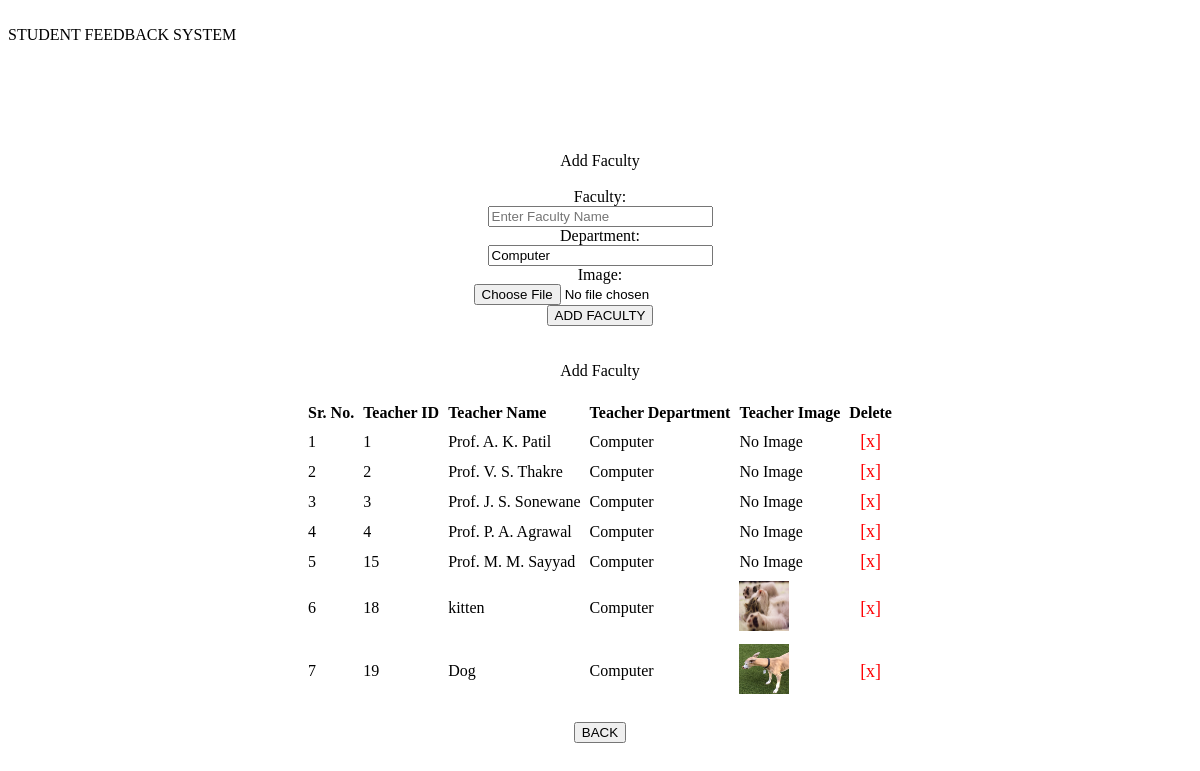
/FeedbackSystem/add_teacher.php (signed in), run on the app's committed database.
### tables this page shows
CREATE TABLE IF NOT EXISTS `add_teacher` (
`t_id` int(80) NOT NULL,
  `t_name` varchar(255) NOT NULL,
  `t_department` varchar(255) NOT NULL,
  `t_image` varchar(255) DEFAULT NULL
);

### FeedbackSystem/add_teacher.php (the view, shortened to what this page needs)
<?php
include("configASL.php");
$aid=$_SESSION['aid'];
$x=mysqli_query($al,"select * from admin where aid='$aid'");
$y=mysqli_fetch_array($x);
$department=$y['department'];
?>
<!doctype html>
<html>
<head>
<link href="style.css" rel="stylesheet" type="text/css" />
</head>
<body>
<div id="topHeader">
    <br />
    <span class="tag">STUDENT FEEDBACK SYSTEM</span>
</div>
<br>
<br>
<br>
<br>
<div id="content" align="center">
<br>
<br>
<span class="SubHead">Add Faculty</span>
<br>
<br>
<form method="post" action="" enctype="multipart/form-data">
    <div id="table">
        <div class="tr">
            <div class="td">
                <label>Faculty:</label>
            </div>
            <div class="td">
                <input type="text" name="fc" size="25" required placeholder="Enter Faculty Name" />
            </div>
        </div>
        <div class="tr">
            <div class="td">
                <label>Department:</label>
            </div>
            <div class="td">
                <input type="text" name="department" size="25" required placeholder="Enter Department" value="<?php echo $department; ?>" readonly />
            </div>
        </div>
        <div class="tr">
            <div class="td">
                <label>Image:</label>
            </div>
            <div class="td">
                <input type="file" name="teacher_image" accept="image/*" required />
            </div>
        </div>
    </div>
    <div class="tdd">
        <input type="submit" value="ADD FACULTY" />
    </div>
    <br>
    <br>
    <span class="SubHead">Add Faculty</span>
    <br>
    <br>
    <table border="0" cellpadding="3" cellspacing="3">
        <tr style="font-weight:bold;">
            <td>Sr. No.</td>
            <td>Teacher ID</td>
            <td>Teacher Name</td>
            <td>Teacher Department</td>
            <td>Teacher Image</td>
            <td>Delete</td>
        </tr>
        <?php
        $sr=1;
        $h=mysqli_query($al,"SELECT * FROM add_teacher WHERE t_department='$department' ORDER BY CAST(t_id AS UNSIGNED) ASC");
        while($j=mysqli_fetch_array($h))
        {
            ?>
            <tr>
                <td><?php echo $sr;$sr++;?></td>
                <td><?php echo $j['t_id'];?></td>
                <td><?php echo $j['t_name'];?></td>
                <td><?php echo $j['t_department'];?></td>
                <td>
                    <?php
                    $teacher_image = $j['t_image'];
                    if (!empty($teacher_image) && file_exists('teacher_images/' . $teacher_image)) {
                        echo '<img src="teacher_images/' . $teacher_image . '" alt="Teacher Image" width="50" height="50" />';
                    } else {
                        echo 'No Image';
                    }
                    ?>
                </td>
                <td align="center"><a href="delete.php?del=<?php echo $j['t_id'];?>" onClick="return confirm('Are you sure?')" style="text-decoration:none;font-size:18px;color:rgba(255,0,4,1.00);">[x]</a></td>
            </tr>
        <?php } ?>
    </table>
    <br>
    <input type="button" onClick="window.location='home.php'" value="BACK">
    <br>
    <br>
</form>
<br>
<br>
<br>
<br>
<br>
</div>
</body>
</html>

### data on the page
add_teacher: t_id "1", t_name "Prof. A. K. Patil", t_department "Computer", shows "No Image"
add_teacher: t_id "2", t_name "Prof. V. S. Thakre", t_department "Computer", shows "No Image"
add_teacher: t_id "3", t_name "Prof. J. S. Sonewane", t_department "Computer", shows "No Image"
add_teacher: t_id "4", t_name "Prof. P. A. Agrawal", t_department "Computer", shows "No Image"
add_teacher: t_id "15", t_name "Prof. M. M. Sayyad", t_department "Computer", shows "No Image"
add_teacher: t_id "18", t_name "kitten", t_department "Computer", t_image (picture)
add_teacher: t_id "19", t_name "Dog", t_department "Computer", t_image (picture)
